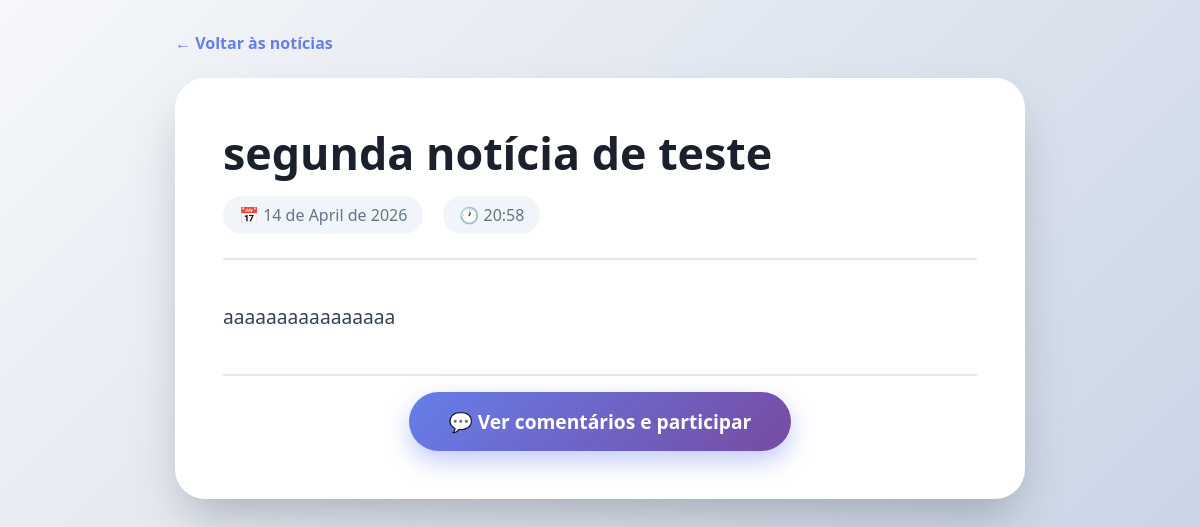
Screenshot of /artigo/2/ with the database file from the repository.
### noticias/models.py (models this page shows, shortened)
class Artigo(models.Model):
    titulo = models.CharField(max_length=200)
    corpo = models.TextField()
    data_publicacao = models.DateTimeField(auto_now_add=True)

### noticias/views.py (the view)
# urls.py: path('artigo/<int:artigo_id>/', views.detalhe_artigo, name='detalhe_artigo'),
def detalhe_artigo(request, artigo_id):
    artigo = get_object_or_404(Artigo, pk=artigo_id)
    return render(request, 'noticias/detalhe.html', {'artigo': artigo})

### noticias/templates/noticias/detalhe.html (shortened to what this page needs)
<!DOCTYPE html>
<html lang="pt">
<head>
</head>
<body>
    <div class="container">
        <a href="{% url 'lista_artigos' %}" class="voltar-link">← Voltar às notícias</a>
        <article class="artigo-card">
            <header class="artigo-header">
                <h1 class="artigo-titulo">{{ artigo.titulo }}</h1>
                <div class="artigo-meta">
                    <span class="artigo-data">
                        📅 {{ artigo.data_publicacao|date:"d \d\e F \d\e Y" }}
                    </span>
                    <span class="artigo-data">
                        🕐 {{ artigo.data_publicacao|date:"H:i" }}
                    </span>
                </div>
            </header>
            <div class="artigo-corpo">
                {{ artigo.corpo|linebreaks }}
            </div>
            <div class="comentarios-section">
                <a href="{% url 'comentarios_artigo' artigo.id %}" class="btn-comentarios">
                    💬 Ver comentários e participar
                </a>
            </div>
        </article>
    </div>
</body>
</html>

### noticias/templates/noticias/detalhe.html (style rules this page uses)
* { margin: 0; padding: 0; box-sizing: border-box; }
body { font-family: 'Segoe UI', 'Roboto', system-ui, sans-serif; background: linear-gradient(135deg, #f5f7fa 0%, #c3cfe2 100%); min-height: 100vh; padding: 2rem 1rem; }
.container { max-width: 850px; margin: 0 auto; }
.artigo-card { background: white; border-radius: 30px; padding: 3rem; box-shadow: 0 25px 50px -12px rgba(0,0,0,0.25); margin-bottom: 2rem; animation: fadeIn 0.6s ease; }
.voltar-link { display: inline-block; color: #667eea; text-decoration: none; font-weight: 600; margin-bottom: 1.5rem; transition: transform 0.2s ease; }
.artigo-header { margin-bottom: 2.5rem; padding-bottom: 1.5rem; border-bottom: 2px solid #e2e8f0; }
.artigo-titulo { font-size: 2.8rem; font-weight: 800; color: #1a202c; line-height: 1.2; margin-bottom: 1rem; }
.artigo-meta { display: flex; align-items: center; gap: 20px; flex-wrap: wrap; color: #64748b; font-size: 1rem; }
.artigo-data { display: flex; align-items: center; gap: 8px; background: #f1f5f9; padding: 8px 16px; border-radius: 50px; }
.artigo-corpo { font-size: 1.2rem; line-height: 1.8; color: #334155; margin-bottom: 2.5rem; }
.artigo-corpo p { margin-bottom: 1.5rem; }
.comentarios-section { text-align: center; padding-top: 1rem; border-top: 2px solid #e2e8f0; }
.btn-comentarios { display: inline-flex; align-items: center; gap: 10px; background: linear-gradient(135deg, #667eea 0%, #764ba2 100%); color: white; text-decoration: none; padding: 1rem 2.5rem; border-radius: 50px; font-size: 1.2rem; font-weight: 600; box-shadow: 0 10px 25px rgba(102, 126, 234, 0.4); transition: all 0.3s ease; }

### rows the page displays
Artigo: titulo "segunda notícia de teste", data_publicacao "14 de April de 2026", data_publicacao "20:58", corpo "aaaaaaaaaaaaaaaa"
